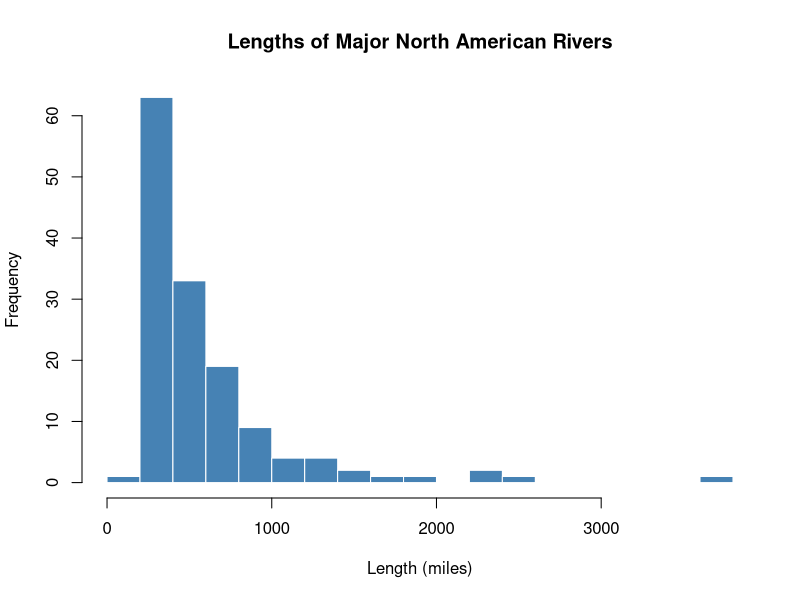

Here is the R script that generated this plot:
## ---- chunk 1
rivers
## ---- chunk 2
hist(rivers,
     breaks = 20,
     main = "Lengths of Major North American Rivers",
     xlab = "Length (miles)",
     col = "steelblue", border = "white")
